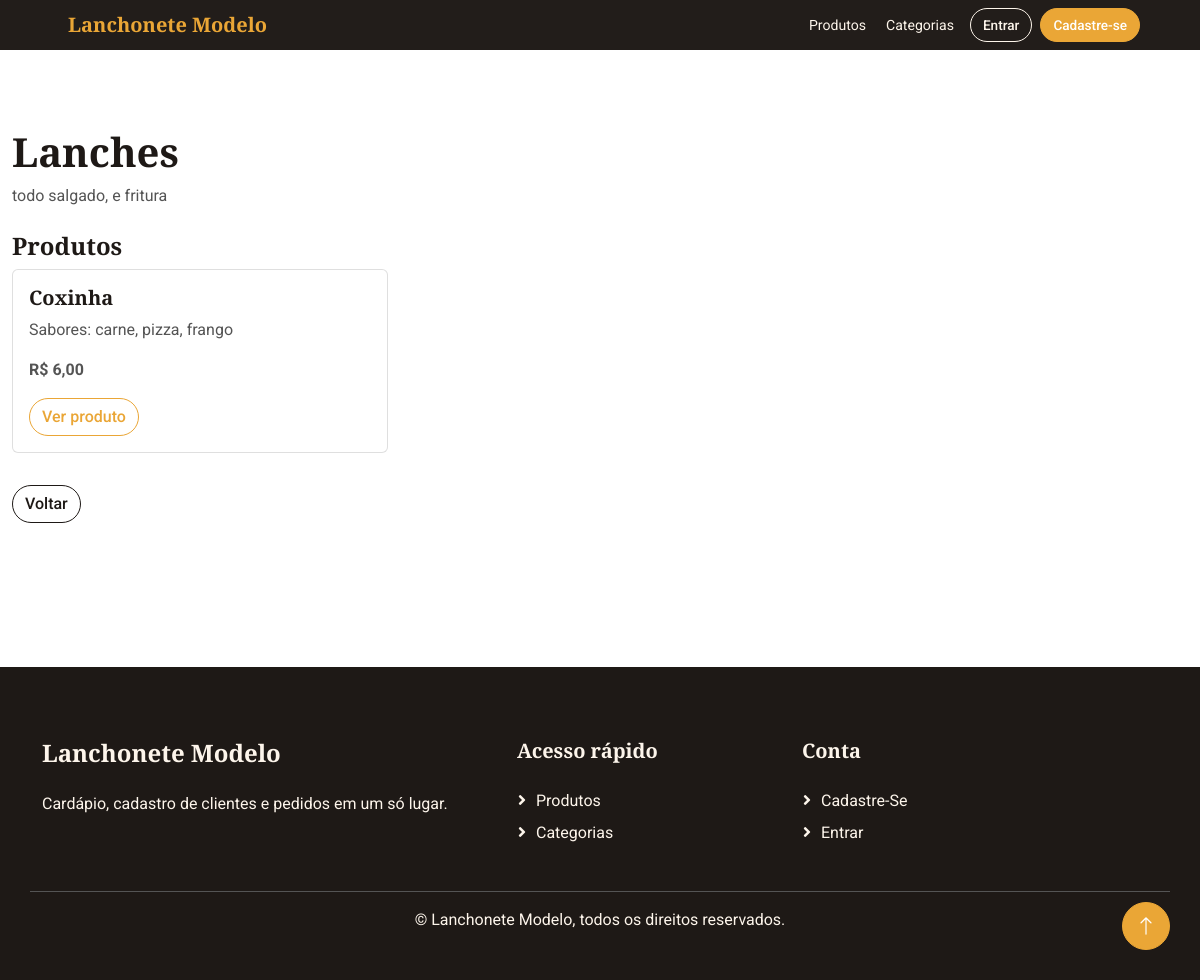
The app's page /produtos/categorias/1/, older data.
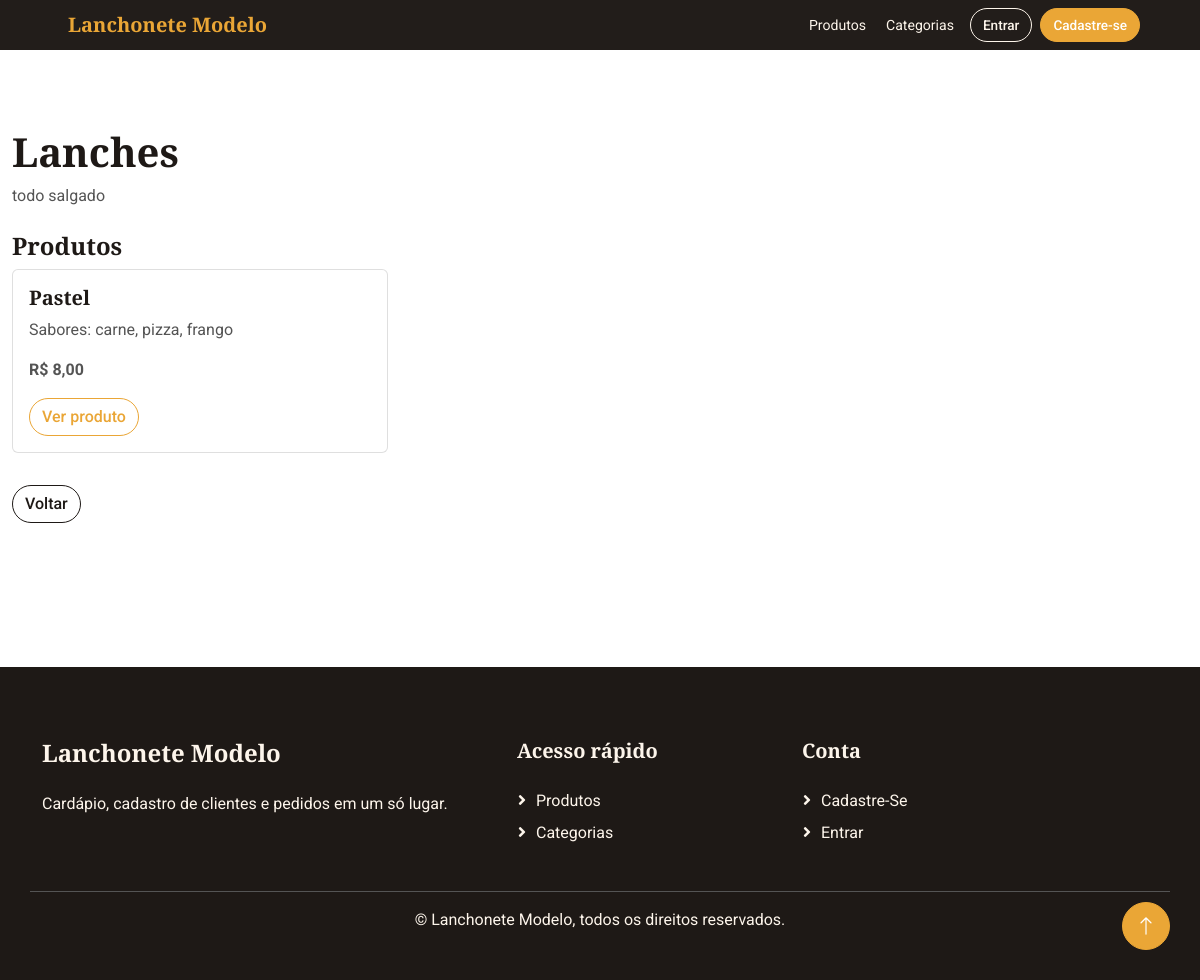
The same page, newer data.
### produtos/models.py (models this page shows, shortened)
class Categoria(models.Model):
    nome = models.CharField(max_length=100)
    descricao = models.CharField(max_length=255)

class Produto(models.Model):
    nome = models.CharField(max_length=100)
    preco = models.DecimalField(max_digits=12, decimal_places=2, validators=[MinValueValidator(Decimal("0"))])
    descricao = models.CharField(max_length=255)
    disponivel = models.BooleanField(default=True)
    imagem = models.ImageField(upload_to="produtos/", blank=True, null=True)
    categoria = models.ForeignKey(Categoria, on_delete=models.PROTECT)
    class Meta:
        constraints = [models.CheckConstraint(condition=models.Q(preco__gte=0), name="produto_preco_nao_negativo")]

### produtos/views.py (the view)
# urls.py: path('categorias/<int:id>/', views.detalhar_categoria, name='detalhar_categoria'),
@require_http_methods(["GET", "HEAD"])
def detalhar_categoria(request, id):
    categoria = get_object_or_404(Categoria, id=id)
    produtos = Produto.objects.filter(categoria_id=id)
    return render(request, 'categorias/detalhar.html', {
        'categoria': categoria,
        'produtos': produtos
    })

### produtos/templatetags/form_ui.py (called while the page is built)
@register.filter
def startswith(value, prefix):
    return bool(value and prefix and str(value).startswith(str(prefix)))

### produtos/templates/categorias/detalhar.html (shortened to what this page needs)
{% extends "base.html" %}
{% block content %}
<h1 class="display-6">{{ categoria.nome }}</h1>
<p>{{ categoria.descricao }}</p>
<h2 class="h4 mt-4">Produtos</h2>
<div class="row">
    {% for produto in produtos %}
        <div class="col-md-4 mb-3">
            <div class="card h-100">
                <div class="card-body">
                    <h5 class="card-title">{{ produto.nome }}</h5>
                    <p class="card-text">
                        {{ produto.descricao }}
                    </p>
                    <p class="fw-bold">
                        R$ {{ produto.preco }}
                    </p>
                    <a class="btn btn-outline-primary rounded-pill"
                       href="{% url 'detalhar_produto' produto.id %}">
                        Ver produto
                    </a>
                </div>
            </div>
        </div>
    {% empty %}
        <p>Nenhum produto cadastrado nesta categoria.</p>
    {% endfor %}
</div>
<div class="d-flex gap-2 mt-3">
    <a class="btn btn-outline-dark rounded-pill"
       href="{% url 'listar_categorias' %}">
        Voltar
    </a>
</div>
{% endblock %}

### templates/base.html (shortened to what this page needs)
{% load static %}
<!doctype html>
<html lang="pt-br">
<head>
    <link rel="stylesheet" href="{% static 'baker/css/bootstrap.min.css' %}">
    <link rel="stylesheet" href="{% static 'baker/css/fontawesome-all.min.css' %}">
    <link rel="stylesheet" href="{% static 'baker/css/bootstrap-icons.css' %}">
    <link rel="stylesheet" href="{% static 'baker/css/style.css' %}">
    <link rel="stylesheet" href="{% static 'css/site.css' %}">{% block extra_css %}{% endblock %}
</head>
<body>
    {% include "includes/navbar.html" %}{% block hero %}{% endblock %}
    <main id="conteudo" class="container-xxl py-6"><a class="skip-link" href="#conteudo">Pular para o conteúdo</a>{% include "includes/messages.html" %}{% block content %}{% endblock %}</main>
    {% include "includes/footer.html" %}<a href="#conteudo" class="btn btn-lg btn-primary btn-lg-square rounded-circle back-to-top" aria-label="Voltar ao topo"><i class="bi bi-arrow-up"></i></a>
</body></html>

### templates/includes/navbar.html (shortened to what this page needs)
{% load form_ui %}
<nav class="navbar navbar-dark fixed-top py-2 px-lg-5" aria-label="Navegação principal">
 <div class="container-fluid flex-wrap gap-2"><a href="{% url 'inicio' %}" class="navbar-brand ms-2"><h1 class="text-primary m-0">Lanchonete Modelo</h1></a>
 <div class="navbar-nav flex-row flex-wrap align-items-center gap-1 ms-auto">
  {% include "includes/nav_link.html" with url_name="listar_produtos" label="Produtos" %}{% include "includes/nav_link.html" with url_name="listar_categorias" label="Categorias" %}
 </div><div class="d-flex align-items-center gap-2">{% if user.is_authenticated %}<form method="post" action="{% url 'logout_pessoa' %}" class="m-0">{% csrf_token %}<button type="submit" class="btn btn-outline-light rounded-pill">Sair</button></form>{% else %}<a href="{% url 'login_pessoa' %}" class="btn btn-outline-light rounded-pill">Entrar</a><a href="{% url 'cadastro' %}" class="btn btn-primary rounded-pill">Cadastre-se</a>{% endif %}</div></div>
</nav>

### templates/includes/nav_link.html
{% load form_ui %}<a href="{% url url_name %}" class="nav-item nav-link{% if request.resolver_match.url_name|startswith:url_name %} active{% endif %}">{{ label }}</a>

### templates/includes/footer.html
<footer class="container-fluid bg-dark text-light footer mt-5 py-5"><div class="container py-4"><div class="row g-4"><div class="col-lg-5"><h4 class="text-light mb-4">Lanchonete Modelo</h4><p class="mb-2">Cardápio, cadastro de clientes e pedidos em um só lugar.</p></div><div class="col-lg-3"><h5 class="text-light mb-4">Acesso rápido</h5><a class="btn btn-link" href="{% url 'listar_produtos' %}">Produtos</a><a class="btn btn-link" href="{% url 'listar_categorias' %}">Categorias</a></div><div class="col-lg-4"><h5 class="text-light mb-4">Conta</h5><a class="btn btn-link" href="{% url 'cadastro' %}">Cadastre-se</a><a class="btn btn-link" href="{% url 'login_pessoa' %}">Entrar</a></div></div></div><div class="container border-top border-secondary pt-3 mt-3 text-center">&copy; Lanchonete Modelo, todos os direitos reservados.</div></footer>

### static/baker/css/style.css (style rules this page uses)
:root { --primary: #EAA636; --secondary: #545454; --light: #FDF5EB; --dark: #1E1916; }
h4, h5, h6, .h4, .h5, .h6 { font-weight: 600 !important; }
.py-6 { padding-top: 6rem; padding-bottom: 6rem; }
.back-to-top { position: fixed; display: none; right: 30px; bottom: 30px; z-index: 99; }
.btn { font-weight: 500; transition: .5s; }
.btn.btn-primary { color: #FFFFFF; }
.btn-lg-square { width: 48px; height: 48px; }
.btn-square, .btn-sm-square, .btn-lg-square { padding: 0; display: flex; align-items: center; justify-content: center; font-weight: normal; }
.navbar .navbar-nav .nav-link { padding: 35px 15px; color: var(--light); outline: none; }
.navbar.fixed-top { transition: .5s; }
.footer .btn.btn-link { display: block; margin-bottom: 5px; padding: 0; text-align: left; color: var(--light); font-weight: normal; text-transform: capitalize; transition: .3s; }
.footer .btn.btn-link::before { position: relative; content: "\f105"; font-family: "Font Awesome 5 Free"; font-weight: 900; color: var(--light); margin-right: 10px; }

### static/css/site.css (style rules this page uses)
:root { --primary: #EAA636; --dark: #1E1916; --light: #FDF5EB; }
body { padding-top: 0; background: #fff; }
main#conteudo { padding-top: 8rem; }
.navbar { background: rgba(30,25,22,.98); }
.navbar-brand h1 { font-family: "Playfair Display", serif; font-size: 1.25rem; }
.navbar .navbar-nav .nav-link { padding: .35rem .5rem; color: var(--light); outline: none; white-space: nowrap; font-size: .88rem; }
.navbar .btn { font-weight: 500; transition: .5s; white-space: nowrap; font-size: .85rem; }

Row changes from the older to the newer data that the page shows:
removed Produto: nome "Coxinha", descricao "Sabores: carne, pizza, frango", preco "6,00"
changed Categoria "Lanches": descricao "todo salgado, e fritura" → "todo salgado"
added Produto: nome "Pastel", descricao "Sabores: carne, pizza, frango", preco "8,00"
